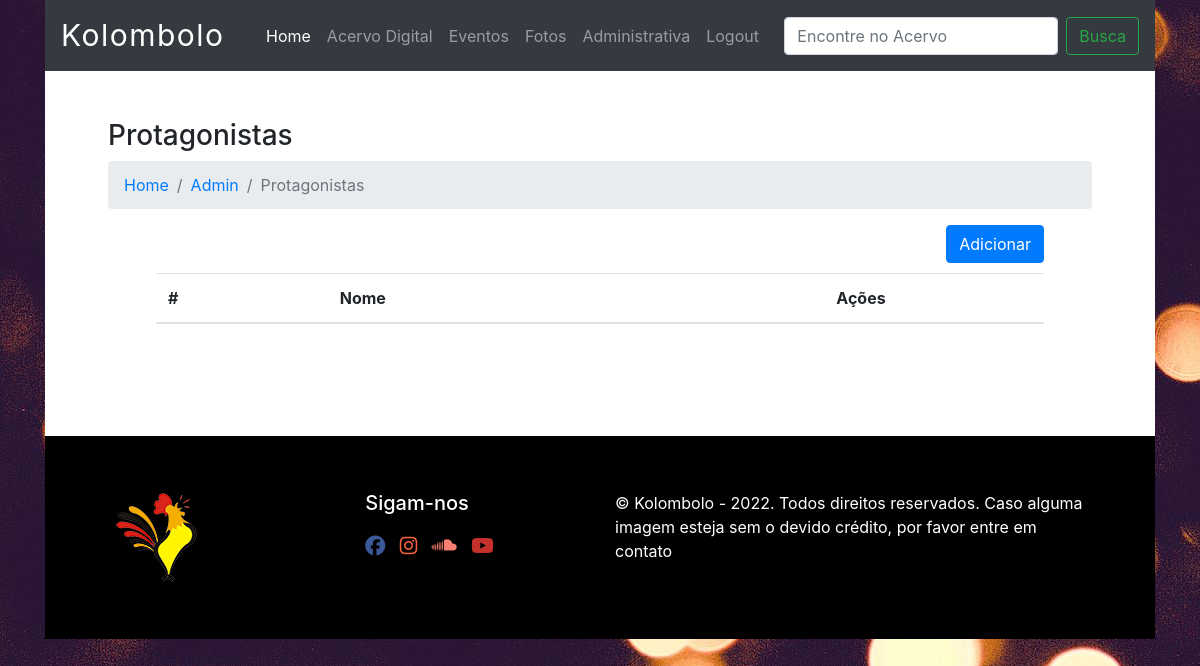
/protagonista-admin (signed in), run on an earlier commit of the app's database.
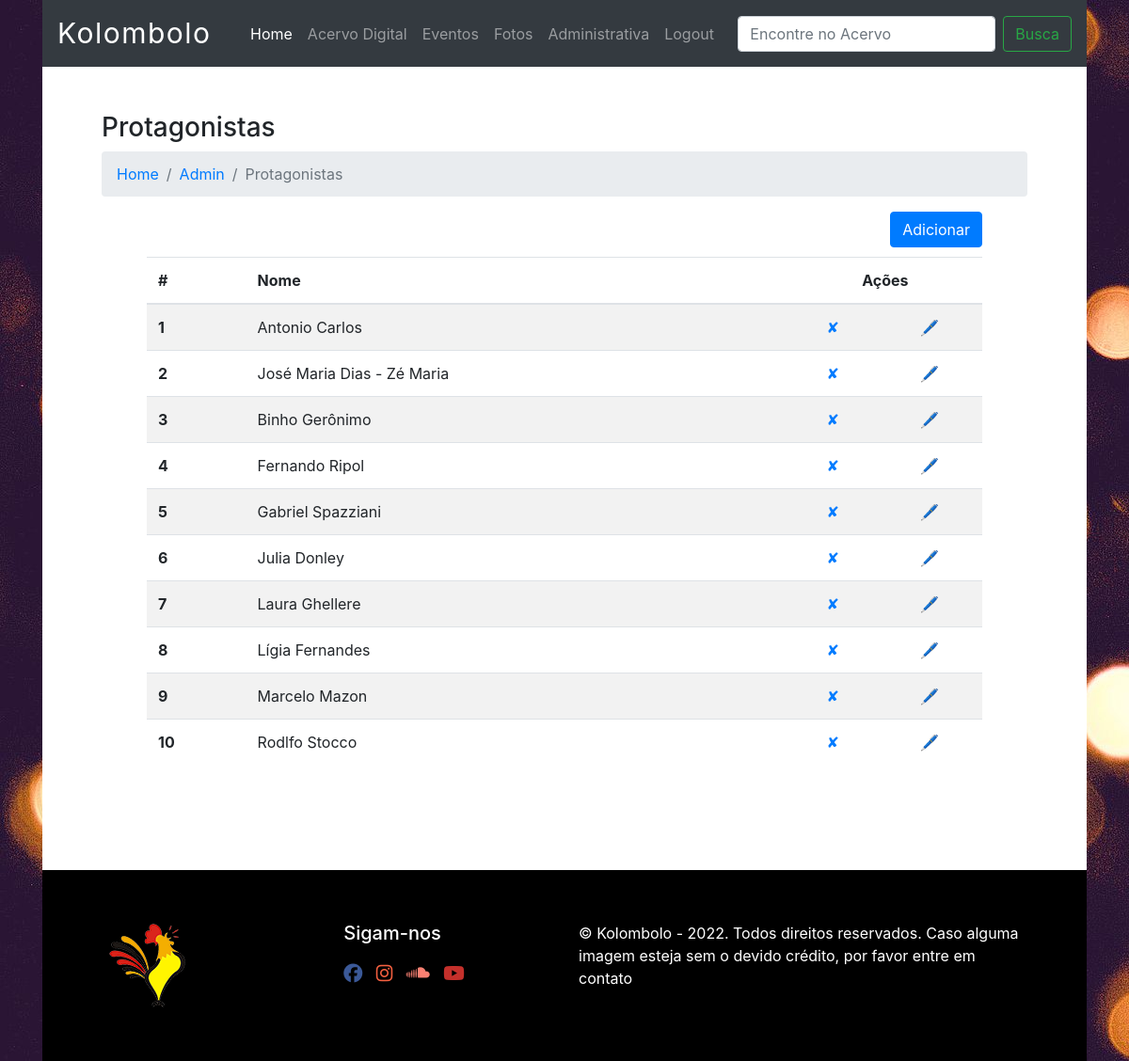
And on a later commit of the database.
### database.py (models this page shows, shortened)
class Protagonista(Base):
    __tablename__='protagonista'
    id=Column(Integer(), primary_key=True, autoincrement=True)
    name=Column(String(80), nullable=False, unique=True)

### app.py (the view)
@app.route('/protagonista-admin')
@login_required
def protagonista_admin():
    protagonistas = local_session.query(Protagonista).all()
    return render_template("protagonista_admin.html", current_user=current_user, protagonistas=protagonistas)

### app.py (called while the page is built)
@login_manager.user_loader
def load_user(user_id):
    return local_session.query(User).get(int(user_id))

### templates/protagonista_admin.html (shortened to what this page needs)
{% extends "base.html" %}
{% block content %}
<div class="container px-5">
    <h3>Protagonistas</h3>
    <nav aria-label="breadcrumb">
      <ol class="breadcrumb">
        <li class="breadcrumb-item"><a href="/">Home</a></li>
        <li class="breadcrumb-item"><a href="/admin">Admin</a></li>
        <li class="breadcrumb-item active" aria-current="page">Protagonistas</li>
      </ol>
    </nav>
    <div class="container pr-5">
        <a class="btn btn-primary float-right" href="{{url_for('protagonista')}}">Adicionar</a>
    </div>
    <div class="container p-5">
        <table class="table table-striped">
            <thead>
              <tr>
                <th scope="col">#</th>
                <th scope="col">Nome</th>
                <th  class="text-center" colspan="2" scope="col">Ações</th>
              </tr>
            </thead>
            <tbody>
                {% for protagonista in protagonistas %}
                    <tr>
                        <th scope="row">{{ protagonista.id }}</th>
                        <td>{{ protagonista.name }}</td>
                        <td class="text-center"><a href="{{url_for('delete_protagonista', protagonista_id=protagonista.id) }}">✘</a></td>
                        <td class="text-center"><a href="{{url_for('edit_protagonista', protagonista_id=protagonista.id)}}">🖊</a></td>
                    </tr>
                {% endfor %}
            </tbody>
          </table>
    </div>
  </div>
{% endblock %}

What changed in the data, as far as the page shows it:
added Protagonista: id "1", name "Antonio Carlos"
added Protagonista: id "2", name "José Maria Dias - Zé Maria"
added Protagonista: id "3", name "Binho Gerônimo"
added Protagonista: id "4", name "Fernando Ripol"
added Protagonista: id "5", name "Gabriel Spazziani"
added Protagonista: id "6", name "Julia Donley"
added Protagonista: id "7", name "Laura Ghellere"
added Protagonista: id "8", name "Lígia Fernandes"
added Protagonista: id "9", name "Marcelo Mazon"
added Protagonista: id "10", name "Rodlfo Stocco"
